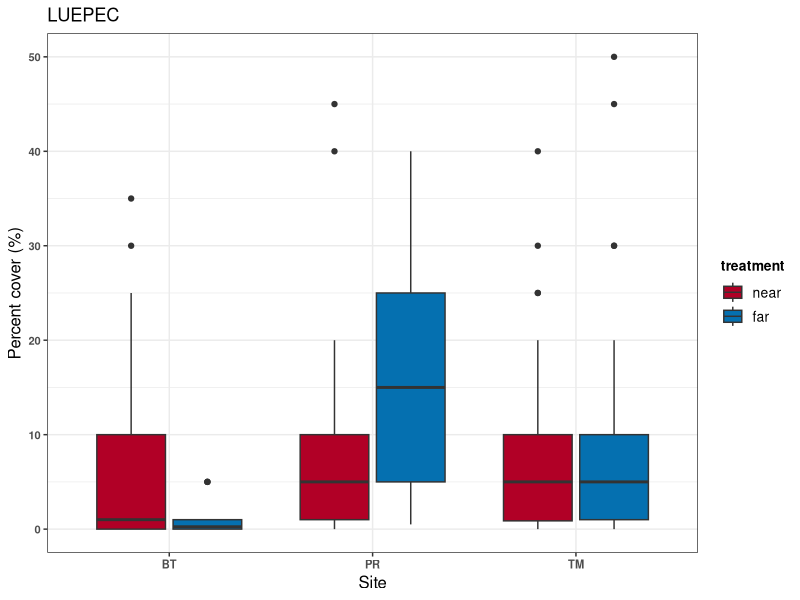
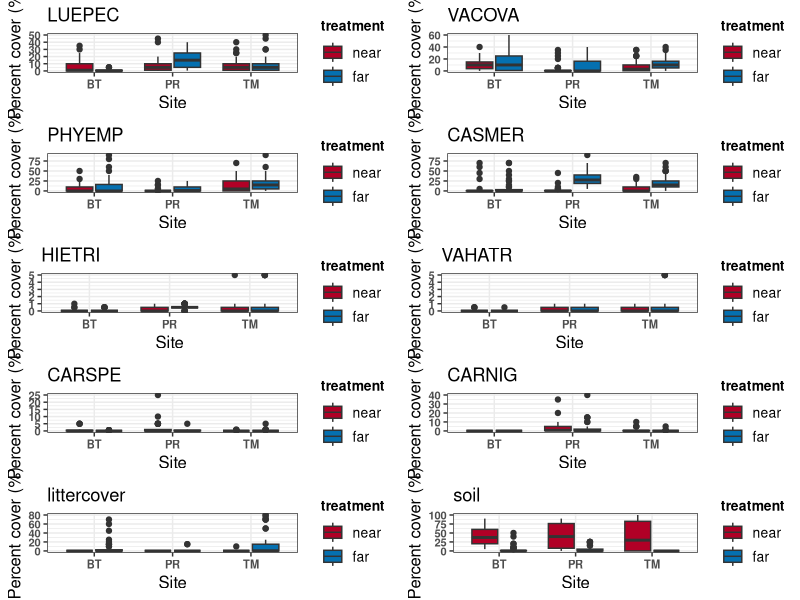

Recreate these plots in R, in order.
####packages
library(dplyr)
library(tidyverse)
library(car)
library(broom)
library(gridExtra)

####ALSO REQUIRED - run the two_way_anova_functions script####


####reading in data
raw_data_2024 <- read.csv(file = "data/nch-kay_trampling_data_2024_raw.csv", skip = 6, nrows = 280)


raw_data_2024[is.na(raw_data_2024)] <- 0

####cleaning data

raw_data_2024_clean <- raw_data_2024 %>% 
  pivot_longer(cols = LUEPEC:MICTOL,
               names_to = "species",
               values_to = "pct_cover") %>% 
  select("site.name", "transect.code", "treat.transplot", "treatment", "altitude", "slope", "species", "pct_cover") %>% 
  mutate(treatment = factor(treatment, levels = c("near", "far")))


####visualizations####
sp_list <- c("LUEPEC", "VACOVA", "PHYEMP", "CASMER","HIETRI", "VAHATR", "CARSPE", "CARNIG", "littercover", "soil")   #list of species to show in visualizations

for (i in sp_list){     #loops through list, creates a visualization for each species, assigns it to an object called each species' code
  assign(i,
         ggplot(data = filter(raw_data_2024_clean, species == i), 
                aes(x = site.name, y = pct_cover, fill = treatment)) +
         geom_boxplot() +
         scale_fill_manual(values = c("#b10026", "#0570b0"),
                           breaks = c("near", "far")) +
         labs(x = "Site",
              y = "Percent cover (%)",
              color = "Transect",
              title = i) +
         theme_bw() +
         theme(axis.title.x = element_text(size = 12),
                 axis.title.y = element_text(size = 12),
                 axis.text = element_text(face = "bold", size = 8),
                 legend.title = element_text(face = "bold", size = 10),
                 legend.text = element_text(size = 10))
  )
  
}

LUEPEC

sp_site_treatment_figure <- grid.arrange(LUEPEC, VACOVA, PHYEMP, CASMER, HIETRI, VAHATR, CARSPE, CARNIG, littercover, soil, 
                                          nrow = 5)

ggsave(filename = "sp_site_treatment_figure.png", 
       plot = sp_site_treatment_figure,
       path = "figure",
       width = 10,
       height = 16)



  
  

  